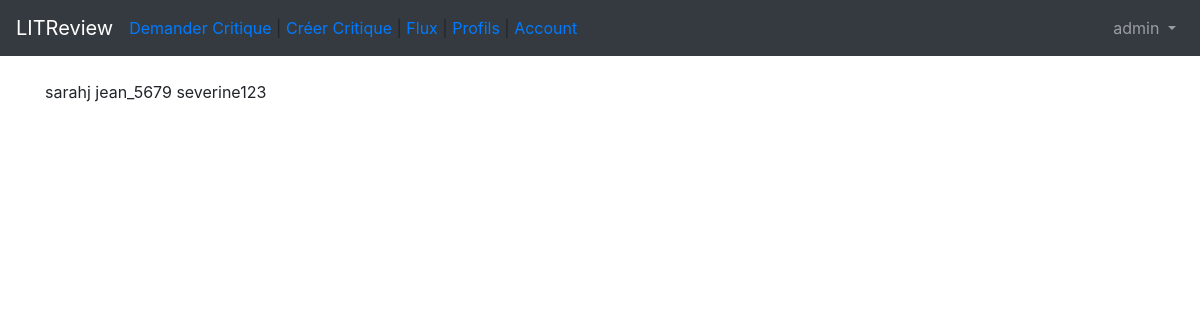
/profiles/ (signed in), run on the app's committed database.
### users/models.py (models this page shows)
class CustomUser(AbstractUser):
    age = models.PositiveIntegerField(null=True, blank=True)

### profiles/models.py (models this page shows, shortened)
class Profile(models.Model):
    user = models.OneToOneField(to=settings.AUTH_USER_MODEL, on_delete=models.CASCADE)
    following = models.ManyToManyField(to=settings.AUTH_USER_MODEL, related_name='following', blank=True)
    updated = models.DateTimeField(auto_now=True)
    created = models.DateTimeField(auto_now_add=True)
    def __str__(self):
        return str(self.user.username)
    class Meta:
        ordering = ('-created',)

### profiles/views.py (the view)
# urls.py: path('', ProfileListView.as_view(), name='profile-list-view'),
class ProfileListView(LoginRequiredMixin, ListView):
    model = Profile
    template_name = 'profiles/main.html'
    context_object_name = 'profiles' # object_list as default
    login_url = 'login'
    def get_queryset(self):
        return Profile.objects.all().exclude(user=self.request.user)

### profiles/templates/profiles/main.html (shortened to what this page needs)
{% extends 'base.html' %}
{% block content %}
    {% for profile in profiles %}
        {{profile}}
    {% endfor %}
{% endblock content %}

### templates/base.html (shortened to what this page needs)
<!DOCTYPE html>
<html lang="fr">
    <head>
        <link rel="stylesheet" href="https://cdn.jsdelivr.net/npm/bootstrap@4.6.0/dist/css/bootstrap.min.css">
        <link rel="stylesheet" href="https://cdnjs.cloudflare.com/ajax/libs/font-awesome/4.7.0/css/font-awesome.min.css">
    </head>
    <body>
        <nav class="navbar navbar-expand-md navbar-dark bg-dark mb-4">
            <a class="navbar-brand" href="{% url 'home' %}">LITReview</a>
            {% if user.is_authenticated %}
                <ul class="navbar-nav mr-auto">
                    <li class="nav-item">
                        <a href="{% url 'ticket_new' %}">Demander Critique</a>
                    </li>
                    <li class="nav-item">
                        <span>&nbsp;|&nbsp;</span>
                    </li>
                    <li class="nav-item">
                        <a href="">Créer Critique</a>
                    </li>
                    <li class="nav-item">
                        <span>&nbsp;|&nbsp;</span>
                    </li>
                    <li class="nav-item">
                        <a href="{% url 'ticket_list' %}">Flux</a>
                    </li>
                    <li class="nav-item">
                        <span>&nbsp;|&nbsp;</span>
                    </li>
                    <li class="nav-item">
                        <a href="{% url 'profiles:profile-list-view' %}">Profils</a>
                    </li>
                    <li class="nav-item">
                        <span>&nbsp;|&nbsp;</span>
                    </li>
                    <li class="nav-item">
                        <a href="{% url 'tickets-follow-view' %}">Account</a>
                    </li>
                </ul>
            {% endif %}
            <div class="collapse navbar-collapse" id="navbarCollapse">
                {% if user.is_authenticated %}
                <ul class="navbar-nav ml-auto">
                    <li class="nav-item">
                        <a class="nav-link dropdown-toggle"
                            href="#"
                            id="userMenu"
                            data-toggle="dropdown"
                            aria-haspopup="true"
                            aria-expanded="false">
                            {{ user.username }}
                        </a>
                    </li>
                </ul>
                {% else %}
                <form class="form-inline ml-auto">
                    <a href="{% url 'login' %}" class="btn btn-outline-secondary"> Se connecter</a>
                    <a href="{% url 'signup' %}" class="btn btn-primary ml-2"> S'inscrire</a>
                </form>
                {% endif %}
            </div>
        </nav>
        <div class="container">
            {% block content %}
            {% endblock content %}
        </div>
    </body>
</html>

### data on the page
CustomUser: username "admin"
Profile: user.username "sarahj"
Profile: user.username "jean_5679"
Profile: user.username "severine123"
